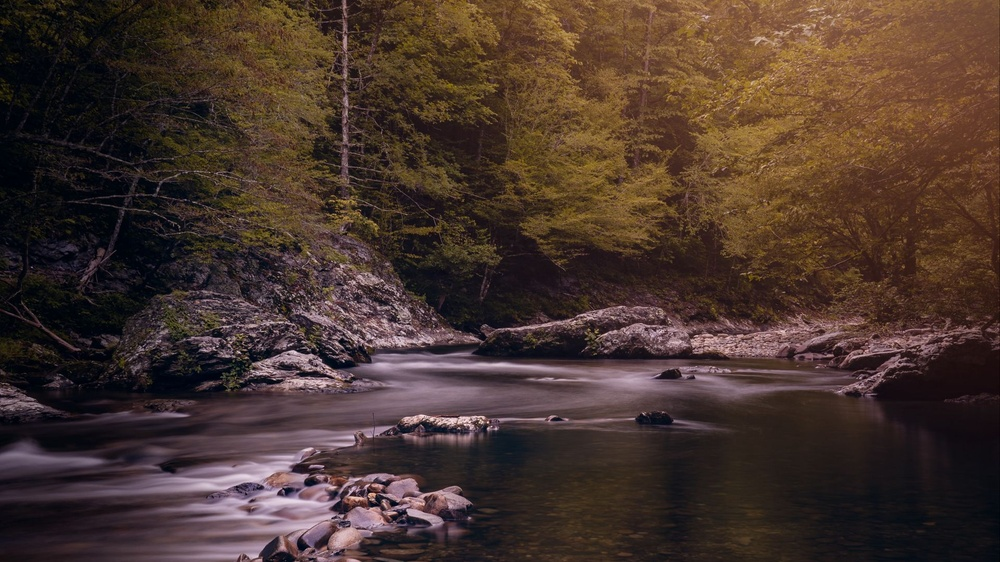
#> input picture jpgImages/lake_stones_water.jpg, 1000 x 562 px, shrunk from 1920 x 1080 before the run; its folder holds only this picture in this run
$ python main.py
#> lines starting #> are read from the running program, lines starting #| are printed output that depends on the picture
### image_converter.py
from PIL import Image, ImageFilter
from pathlib import Path


# [9 lines left out: function png_to_jpg, not called in this run]


def grey_image():
    for filename in Path("jpgImages").iterdir():
        img = Image.open(filename)
        img = img.convert("L")
        if not Path("greyImages").exists():
            Path("greyImages").mkdir(parents=True, exist_ok=True)
        img.save("greyImages/" + filename.name)


def contour_image():
    for filename in Path("jpgImages").iterdir():
        img = Image.open(filename)
#> img is the input picture: PIL image 1000x562 RGB; mean R, G, B 71.4, 53.1, 45.4
        img = img.filter(ImageFilter.CONTOUR)
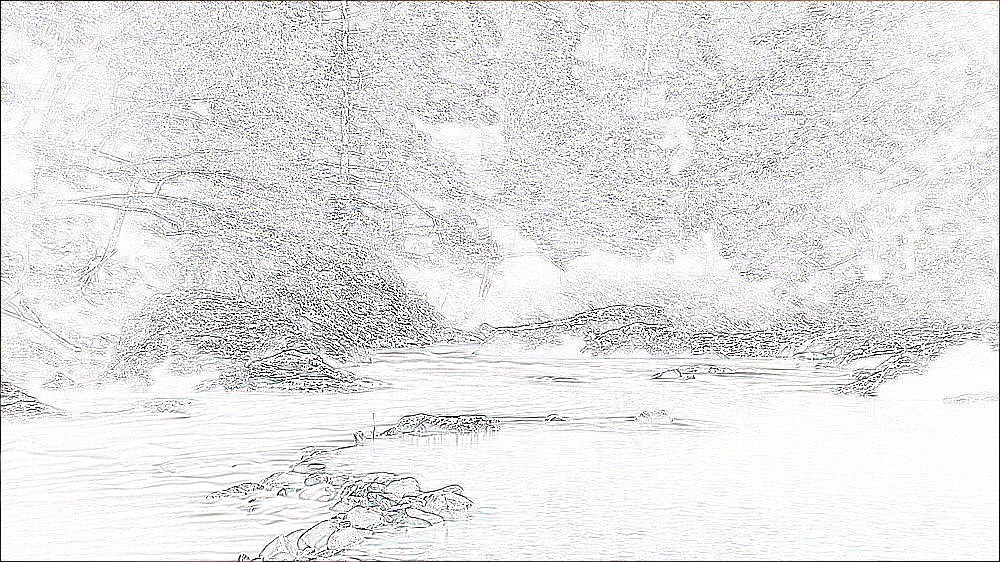
#> img: PIL image 1000x562 RGB; mean R, G, B 229, 229, 229
        if not Path("contourImages").exists():
            Path("contourImages").mkdir(parents=True, exist_ok=True)
        img.save("contourImages/" + filename.name)

### main.py
import image_converter

if __name__ == '__main__':
    image_converter.contour_image()
    image_converter.grey_image()
#> in grey_image, `img = img.convert("L")`:
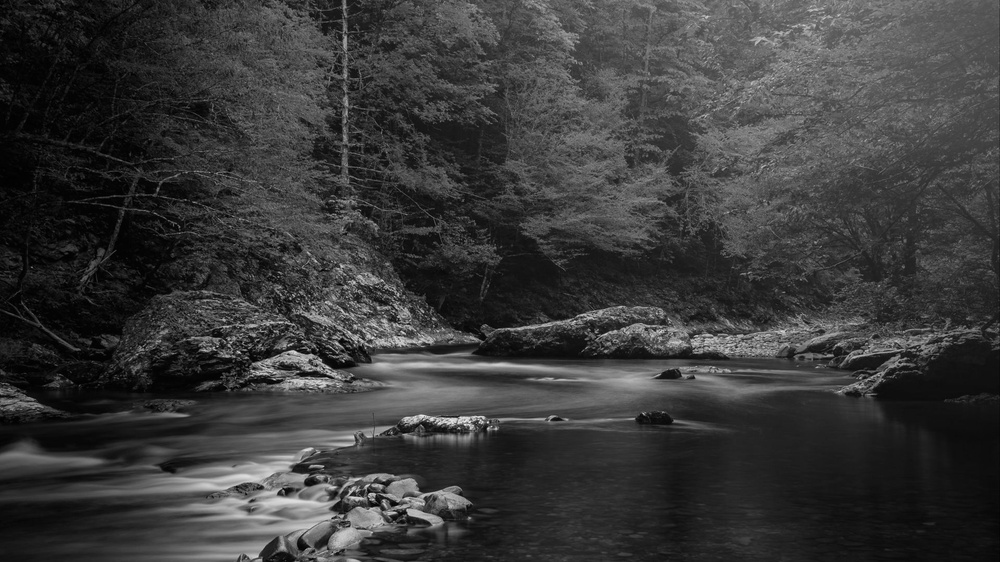
#> img: PIL image 1000x562 L; min 0, max 236, mean 57.7
    image_converter.contour_image()

$ run again, on jpgImages/nebula_galaxy_stars.jpg
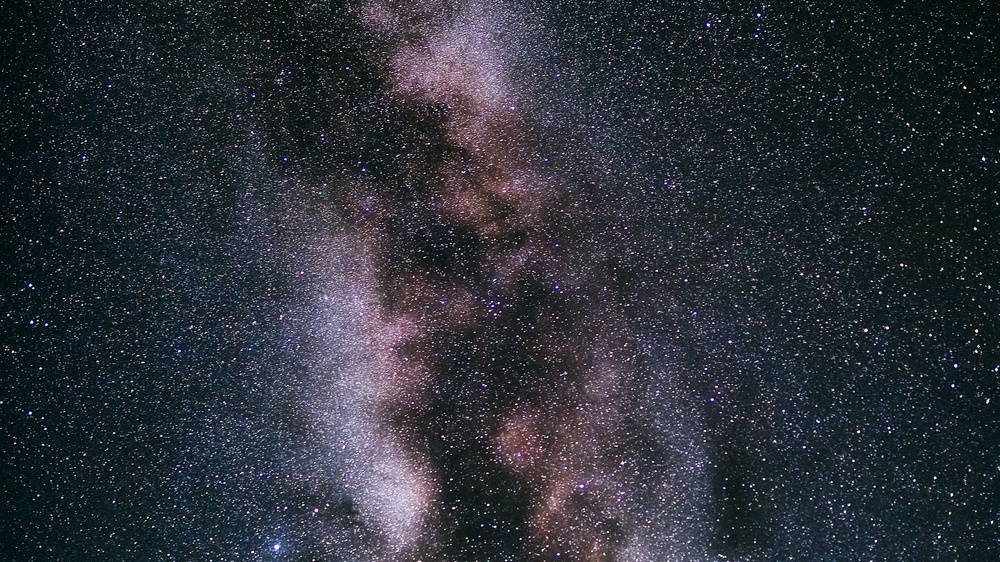
#> input picture jpgImages/nebula_galaxy_stars.jpg, 1000 x 562 px, shrunk from 1920 x 1080 before the run
#> in contour_image, img is the input picture: PIL image 1000x562 RGB; mean R, G, B 45.5, 49.3, 57.5
#> in contour_image, `img = img.filter(ImageFilter.CONTOUR)`:
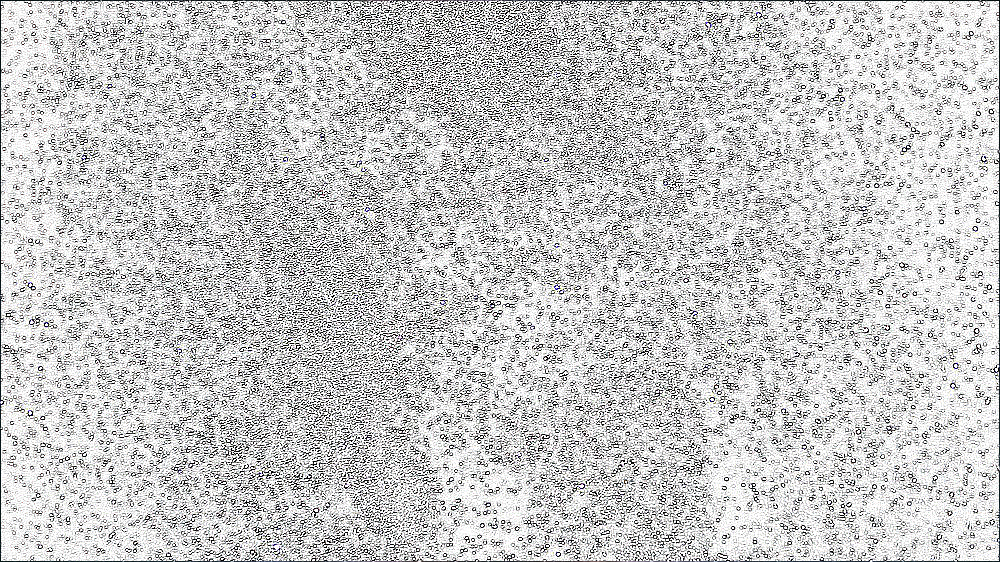
#> img: PIL image 1000x562 RGB; mean R, G, B 197.3, 197.4, 197.4
#> in grey_image, `img = img.convert("L")`:
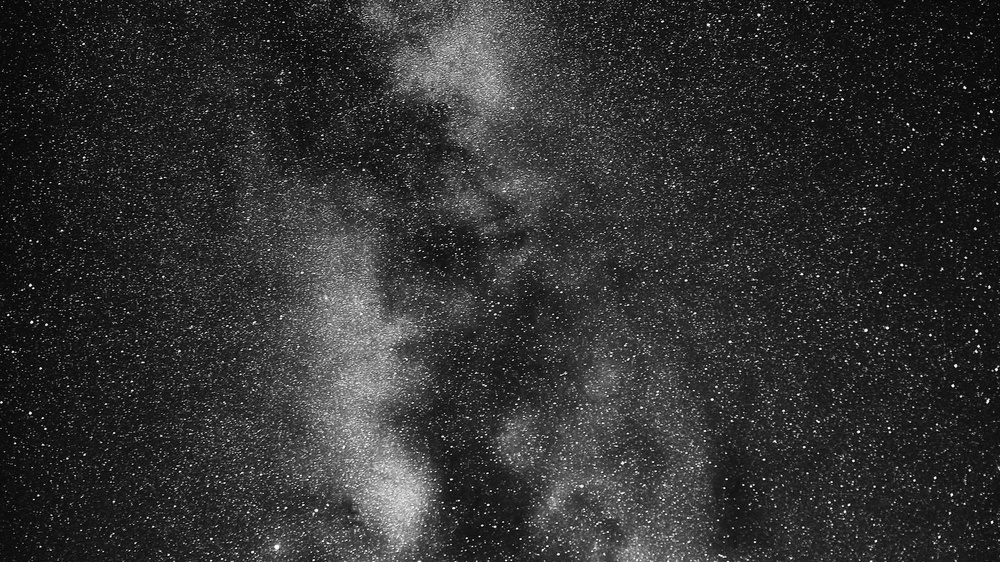
#> img: PIL image 1000x562 L; min 0, max 255, mean 49.1

$ run again, on jpgImages/nebula_space_stars (2).jpg
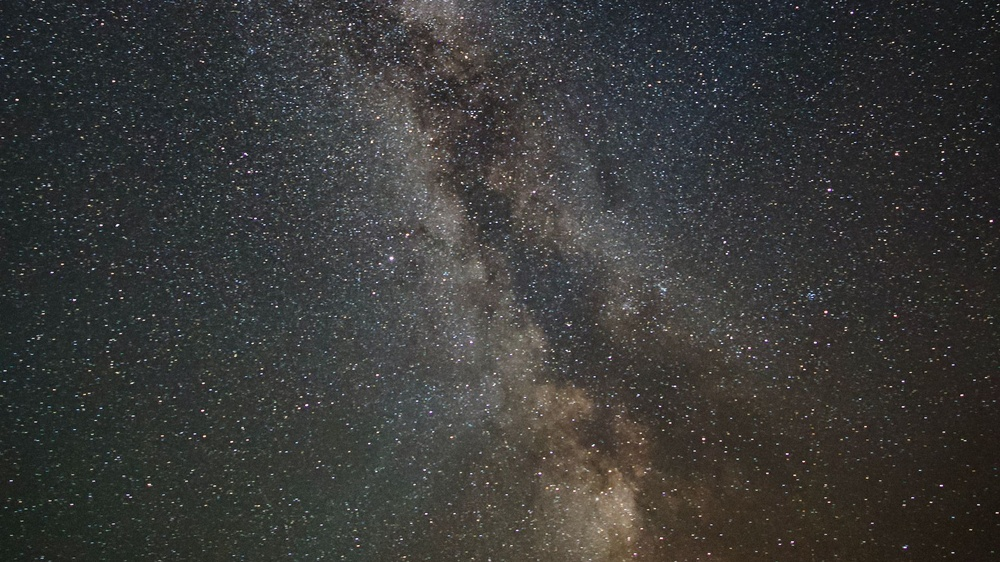
#> input picture jpgImages/nebula_space_stars (2).jpg, 1000 x 562 px, shrunk from 1920 x 1080 before the run
#> in contour_image, img is the input picture: PIL image 1000x562 RGB; mean R, G, B 57.9, 57.8, 56.3
#> in contour_image, `img = img.filter(ImageFilter.CONTOUR)`:
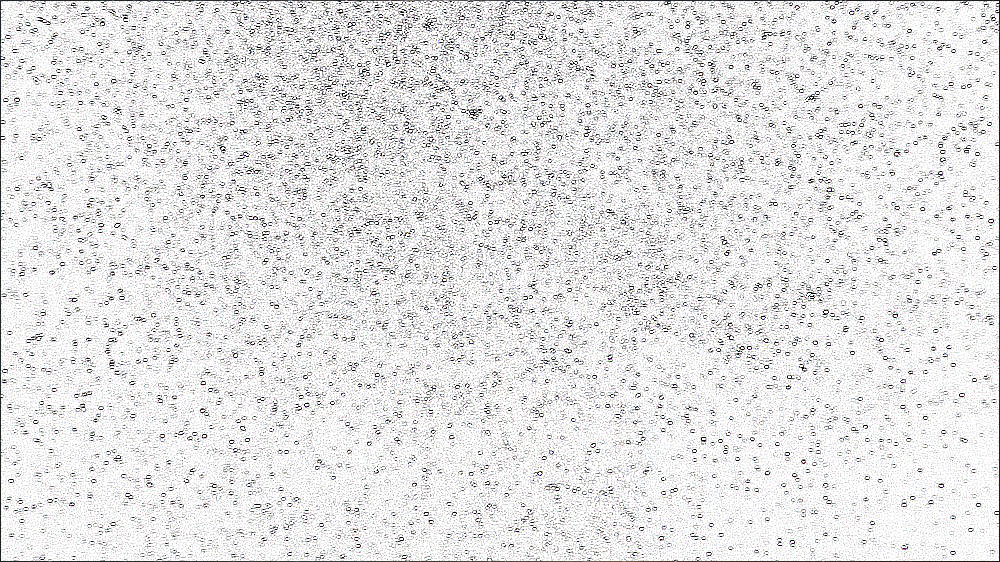
#> img: PIL image 1000x562 RGB; mean R, G, B 225.6, 225.7, 225.6

$ run again, on jpgImages/nebula_space_stars.jpg
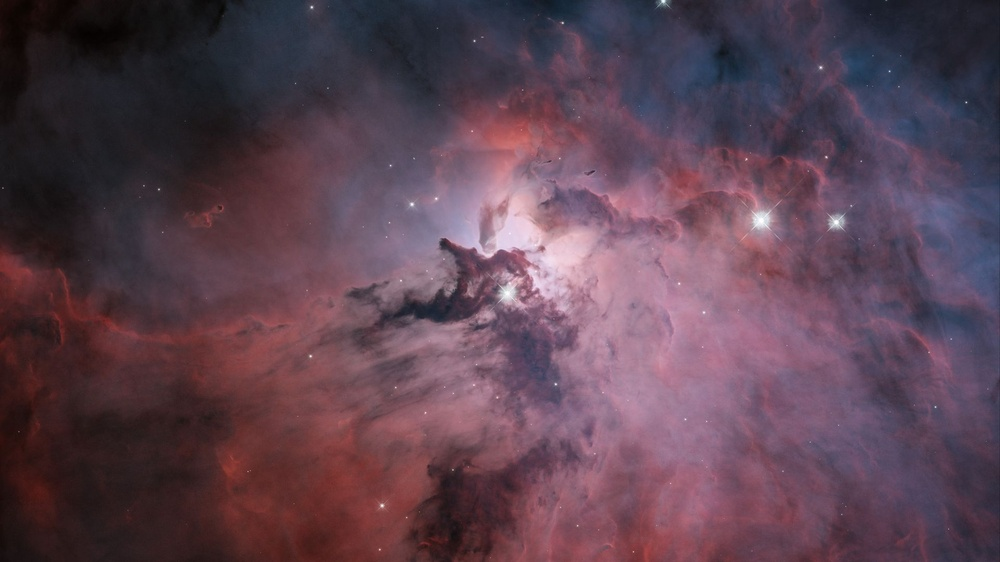
#> input picture jpgImages/nebula_space_stars.jpg, 1000 x 562 px, shrunk from 1920 x 1080 before the run
#> in contour_image, img is the input picture: PIL image 1000x562 RGB; mean R, G, B 92.3, 67.3, 81.2
#> in contour_image, `img = img.filter(ImageFilter.CONTOUR)`:
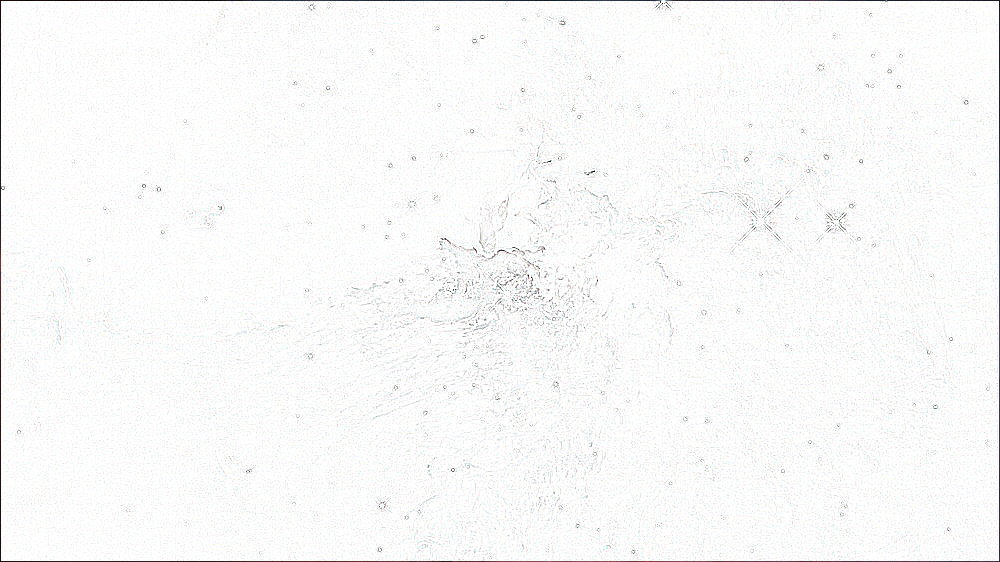
#> img: PIL image 1000x562 RGB; mean R, G, B 249.1, 249.3, 249.1
#> in grey_image, `img = img.convert("L")`:
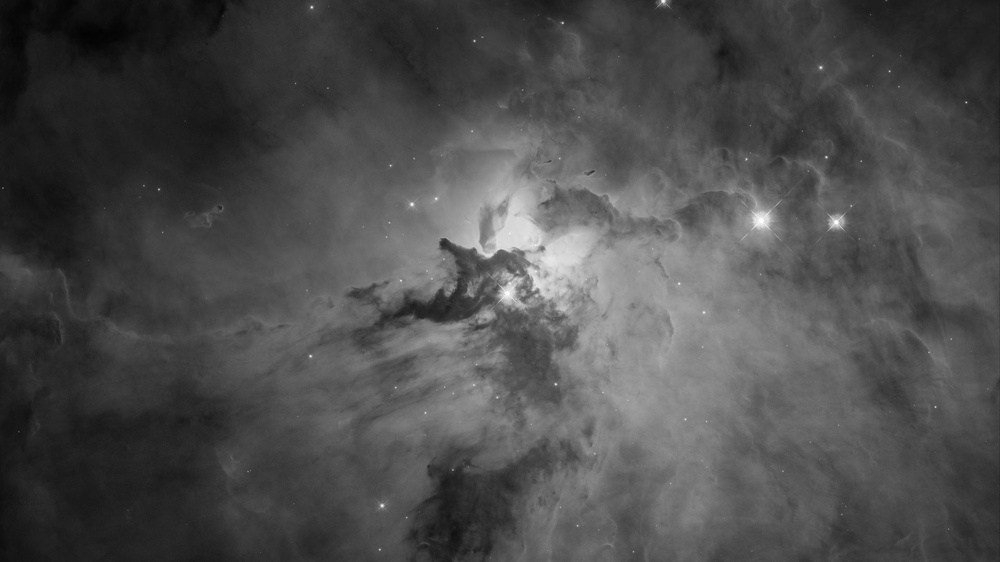
#> img: PIL image 1000x562 L; min 2, max 255, mean 76.3
